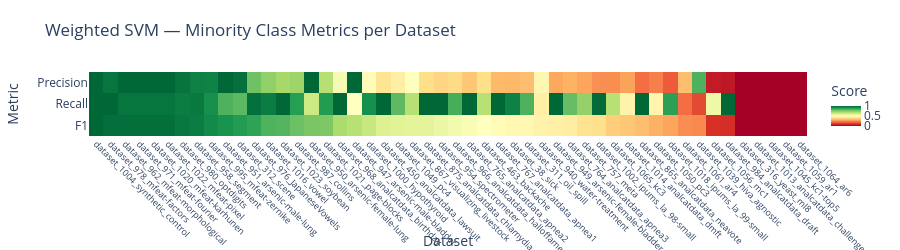
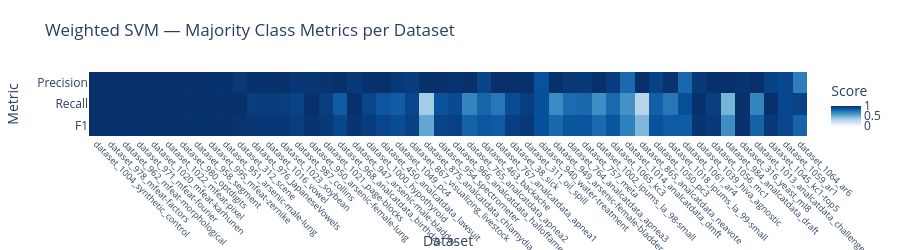
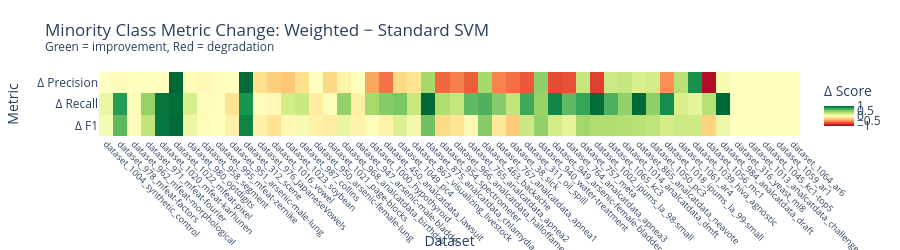

Here is the notebook cell these charts were saved with, in order:
### Markdown cell above
<h1 style="color:#FFBB38; font-weight:bold; font-size:1.6em">5.2.2 Per-Class Metric Breakdown</h1>

### Code cell
import plotly.express as px
import plotly.graph_objects as go

# --- Preparar dados para o heatmap ---
df_heat_std = df_final_results[['Dataset', 'Min_Precision', 'Min_Recall', 'Minority_F1', 'Maj_Precision', 'Maj_Recall', 'Maj_F1']].copy()
df_heat_std['Model'] = 'Standard SVM'

df_heat_w = df_final_results_new[['Dataset', 'Min_Precision', 'Min_Recall', 'Minority_F1', 'Maj_Precision', 'Maj_Recall', 'Maj_F1']].copy()
df_heat_w['Model'] = 'Weighted SVM'

df_heat_std['Dataset'] = df_heat_std['Dataset'].str.replace('.csv', '', regex=False)
df_heat_w['Dataset']   = df_heat_w['Dataset'].str.replace('.csv', '', regex=False)

# Ordenar datasets por Minority F1 do Weighted
order = df_heat_w.sort_values('Minority_F1', ascending=False)['Dataset'].tolist()

df_std_indexed = df_heat_std.set_index('Dataset')
df_w_indexed   = df_heat_w.set_index('Dataset')
common_datasets = [d for d in order if d in df_std_indexed.index and d in df_w_indexed.index]

# --- Heatmap 1: Minority Class — Weighted SVM ---
fig_min = px.imshow(
    df_w_indexed.loc[common_datasets, ['Min_Precision', 'Min_Recall', 'Minority_F1']].T,
    color_continuous_scale='RdYlGn',
    zmin=0, zmax=1,
    aspect='auto',
    title='Weighted SVM — Minority Class Metrics per Dataset',
    labels=dict(x='Dataset', y='Metric', color='Score')
)
fig_min.update_layout(height=250, template='plotly_white')
fig_min.update_xaxes(tickangle=45, tickfont=dict(size=9))
fig_min.update_yaxes(tickvals=[0, 1, 2], ticktext=['Precision', 'Recall', 'F1'])
fig_min.show()

# --- Heatmap 2: Majority Class — Weighted SVM ---
fig_maj = px.imshow(
    df_w_indexed.loc[common_datasets, ['Maj_Precision', 'Maj_Recall', 'Maj_F1']].T,
    color_continuous_scale='Blues',
    zmin=0, zmax=1,
    aspect='auto',
    title='Weighted SVM — Majority Class Metrics per Dataset',
    labels=dict(x='Dataset', y='Metric', color='Score')
)
fig_maj.update_layout(height=250, template='plotly_white')
fig_maj.update_xaxes(tickangle=45, tickfont=dict(size=9))
fig_maj.update_yaxes(tickvals=[0, 1, 2], ticktext=['Precision', 'Recall', 'F1'])
fig_maj.show()

# --- Heatmap 3: Diferença Weighted - Standard ---
df_diff = pd.DataFrame({
    'Δ Precision': df_w_indexed.loc[common_datasets, 'Min_Precision'].values - df_std_indexed.loc[common_datasets, 'Min_Precision'].values,
    'Δ Recall':    df_w_indexed.loc[common_datasets, 'Min_Recall'].values    - df_std_indexed.loc[common_datasets, 'Min_Recall'].values,
    'Δ F1':        df_w_indexed.loc[common_datasets, 'Minority_F1'].values   - df_std_indexed.loc[common_datasets, 'Minority_F1'].values,
}, index=common_datasets)

fig_diff = px.imshow(
    df_diff.T,
    color_continuous_scale='RdYlGn',
    zmin=-1, zmax=1,
    aspect='auto',
    title='Minority Class Metric Change: Weighted − Standard SVM<br><sup>Green = improvement, Red = degradation</sup>',
    labels=dict(x='Dataset', y='Metric', color='Δ Score')
)
fig_diff.update_layout(height=250, template='plotly_white')
fig_diff.update_xaxes(tickangle=45, tickfont=dict(size=9))
fig_diff.show()

### Figure 1 — Plotly figure (JSON) as saved in the notebook; plotly's stock layout.template omitted (floating-point values rounded to 4 significant figures; data arrays with more than 128 entries replaced by an {"elided": "..."} marker saying what was removed)
{"data": [{"coloraxis": "coloraxis", "hovertemplate": "Dataset: %{x}<br>Metric: %{y}<br>Score: %{z}<extra></extra>", "name": "0", "type": "heatmap", "x": ["dataset_1004_synthetic_control", "dataset_978_mfeat-factors", "dataset_962_mfeat-morphological", "dataset_971_mfeat-fourier", "dataset_1020_mfeat-karhunen", "dataset_1022_mfeat-pixel", "dataset_980_optdigits", "dataset_958_segment", "dataset_995_mfeat-zernike", "dataset_951_arsenic-male-lung", "dataset_312_scene", "dataset_976_JapaneseVowels", "dataset_1016_vowel", "dataset_1023_soybean", "dataset_987_collins", "dataset_950_arsenic-female-lung", "dataset_1021_page-blocks", "dataset_968_analcatdata_birthday", "dataset_947_arsenic-male-bladder", "dataset_1000_hypothyroid", "dataset_450_analcatdata_lawsuit", "dataset_1049_pc4", "dataset_867_visualizing_livestock", "dataset_875_analcatdata_chlamydia", "dataset_954_spectrometer", "dataset_966_analcatdata_halloffame", "dataset_765_analcatdata_apnea2", "dataset_463_backache", "dataset_767_analcatdata_apnea1", "dataset_38_sick", "dataset_311_oil_spill", "dataset_940_water-treatment", "dataset_949_arsenic-female-bladder", "dataset_764_analcatdata_apnea3", "dataset_757_meta", "dataset_1002_ipums_la_98-small", "dataset_1065_kc3", "dataset_1014_analcatdata_dmft", "dataset_865_analcatdata_neavote", "dataset_1050_pc3", "dataset_1018_ipums_la_99-small", "dataset_1061_ar4", "dataset_1039_hiva_agnostic", "dataset_1056_mc1", "dataset_984_analcatdata_draft", "dataset_316_yeast_ml8", "dataset_1013_analcatdata_challenger", "dataset_1045_kc1-top5", "dataset_1059_ar1", "dataset_1064_ar6"], "xaxis": "x", "y": ["Min_Precision", "Min_Recall", "Minority_F1"], "yaxis": "y", "z": {"elided": "3x50 float values"}}], "layout": {"coloraxis": {"cmax": 1, "cmin": 0, "colorbar": {"title": {"text": "Score"}}, "colorscale": [[0, "rgb(165,0,38)"], [0.1, "rgb(215,48,39)"], [0.2, "rgb(244,109,67)"], [0.3, "rgb(253,174,97)"], [0.4, "rgb(254,224,139)"], [0.5, "rgb(255,255,191)"], [0.6, "rgb(217,239,139)"], [0.7, "rgb(166,217,106)"], [0.8, "rgb(102,189,99)"], [0.9, "rgb(26,152,80)"], [1, "rgb(0,104,55)"]]}, "height": 250, "title": {"text": "Weighted SVM — Minority Class Metrics per Dataset"}, "xaxis": {"anchor": "y", "domain": [0, 1], "tickangle": 45, "tickfont": {"size": 9}, "title": {"text": "Dataset"}}, "yaxis": {"anchor": "x", "autorange": "reversed", "domain": [0, 1], "ticktext": ["Precision", "Recall", "F1"], "tickvals": [0, 1, 2], "title": {"text": "Metric"}}}}

### Figure 2 — Plotly figure (JSON) as saved in the notebook; plotly's stock layout.template omitted (floating-point values rounded to 4 significant figures; data arrays with more than 128 entries replaced by an {"elided": "..."} marker saying what was removed)
{"data": [{"coloraxis": "coloraxis", "hovertemplate": "Dataset: %{x}<br>Metric: %{y}<br>Score: %{z}<extra></extra>", "name": "0", "type": "heatmap", "x": ["dataset_1004_synthetic_control", "dataset_978_mfeat-factors", "dataset_962_mfeat-morphological", "dataset_971_mfeat-fourier", "dataset_1020_mfeat-karhunen", "dataset_1022_mfeat-pixel", "dataset_980_optdigits", "dataset_958_segment", "dataset_995_mfeat-zernike", "dataset_951_arsenic-male-lung", "dataset_312_scene", "dataset_976_JapaneseVowels", "dataset_1016_vowel", "dataset_1023_soybean", "dataset_987_collins", "dataset_950_arsenic-female-lung", "dataset_1021_page-blocks", "dataset_968_analcatdata_birthday", "dataset_947_arsenic-male-bladder", "dataset_1000_hypothyroid", "dataset_450_analcatdata_lawsuit", "dataset_1049_pc4", "dataset_867_visualizing_livestock", "dataset_875_analcatdata_chlamydia", "dataset_954_spectrometer", "dataset_966_analcatdata_halloffame", "dataset_765_analcatdata_apnea2", "dataset_463_backache", "dataset_767_analcatdata_apnea1", "dataset_38_sick", "dataset_311_oil_spill", "dataset_940_water-treatment", "dataset_949_arsenic-female-bladder", "dataset_764_analcatdata_apnea3", "dataset_757_meta", "dataset_1002_ipums_la_98-small", "dataset_1065_kc3", "dataset_1014_analcatdata_dmft", "dataset_865_analcatdata_neavote", "dataset_1050_pc3", "dataset_1018_ipums_la_99-small", "dataset_1061_ar4", "dataset_1039_hiva_agnostic", "dataset_1056_mc1", "dataset_984_analcatdata_draft", "dataset_316_yeast_ml8", "dataset_1013_analcatdata_challenger", "dataset_1045_kc1-top5", "dataset_1059_ar1", "dataset_1064_ar6"], "xaxis": "x", "y": ["Maj_Precision", "Maj_Recall", "Maj_F1"], "yaxis": "y", "z": {"elided": "3x50 float values"}}], "layout": {"coloraxis": {"cmax": 1, "cmin": 0, "colorbar": {"title": {"text": "Score"}}, "colorscale": [[0, "rgb(247,251,255)"], [0.125, "rgb(222,235,247)"], [0.25, "rgb(198,219,239)"], [0.375, "rgb(158,202,225)"], [0.5, "rgb(107,174,214)"], [0.625, "rgb(66,146,198)"], [0.75, "rgb(33,113,181)"], [0.875, "rgb(8,81,156)"], [1, "rgb(8,48,107)"]]}, "height": 250, "title": {"text": "Weighted SVM — Majority Class Metrics per Dataset"}, "xaxis": {"anchor": "y", "domain": [0, 1], "tickangle": 45, "tickfont": {"size": 9}, "title": {"text": "Dataset"}}, "yaxis": {"anchor": "x", "autorange": "reversed", "domain": [0, 1], "ticktext": ["Precision", "Recall", "F1"], "tickvals": [0, 1, 2], "title": {"text": "Metric"}}}}

### Figure 3 — Plotly figure (JSON) as saved in the notebook; plotly's stock layout.template omitted (floating-point values rounded to 4 significant figures; data arrays with more than 128 entries replaced by an {"elided": "..."} marker saying what was removed)
{"data": [{"coloraxis": "coloraxis", "hovertemplate": "Dataset: %{x}<br>Metric: %{y}<br>Δ Score: %{z}<extra></extra>", "name": "0", "type": "heatmap", "x": ["dataset_1004_synthetic_control", "dataset_978_mfeat-factors", "dataset_962_mfeat-morphological", "dataset_971_mfeat-fourier", "dataset_1020_mfeat-karhunen", "dataset_1022_mfeat-pixel", "dataset_980_optdigits", "dataset_958_segment", "dataset_995_mfeat-zernike", "dataset_951_arsenic-male-lung", "dataset_312_scene", "dataset_976_JapaneseVowels", "dataset_1016_vowel", "dataset_1023_soybean", "dataset_987_collins", "dataset_950_arsenic-female-lung", "dataset_1021_page-blocks", "dataset_968_analcatdata_birthday", "dataset_947_arsenic-male-bladder", "dataset_1000_hypothyroid", "dataset_450_analcatdata_lawsuit", "dataset_1049_pc4", "dataset_867_visualizing_livestock", "dataset_875_analcatdata_chlamydia", "dataset_954_spectrometer", "dataset_966_analcatdata_halloffame", "dataset_765_analcatdata_apnea2", "dataset_463_backache", "dataset_767_analcatdata_apnea1", "dataset_38_sick", "dataset_311_oil_spill", "dataset_940_water-treatment", "dataset_949_arsenic-female-bladder", "dataset_764_analcatdata_apnea3", "dataset_757_meta", "dataset_1002_ipums_la_98-small", "dataset_1065_kc3", "dataset_1014_analcatdata_dmft", "dataset_865_analcatdata_neavote", "dataset_1050_pc3", "dataset_1018_ipums_la_99-small", "dataset_1061_ar4", "dataset_1039_hiva_agnostic", "dataset_1056_mc1", "dataset_984_analcatdata_draft", "dataset_316_yeast_ml8", "dataset_1013_analcatdata_challenger", "dataset_1045_kc1-top5", "dataset_1059_ar1", "dataset_1064_ar6"], "xaxis": "x", "y": ["Δ Precision", "Δ Recall", "Δ F1"], "yaxis": "y", "z": {"elided": "3x50 float values"}}], "layout": {"coloraxis": {"cmax": 1, "cmin": -1, "colorbar": {"title": {"text": "Δ Score"}}, "colorscale": [[0, "rgb(165,0,38)"], [0.1, "rgb(215,48,39)"], [0.2, "rgb(244,109,67)"], [0.3, "rgb(253,174,97)"], [0.4, "rgb(254,224,139)"], [0.5, "rgb(255,255,191)"], [0.6, "rgb(217,239,139)"], [0.7, "rgb(166,217,106)"], [0.8, "rgb(102,189,99)"], [0.9, "rgb(26,152,80)"], [1, "rgb(0,104,55)"]]}, "height": 250, "title": {"text": "Minority Class Metric Change: Weighted − Standard SVM<br><sup>Green = improvement, Red = degradation</sup>"}, "xaxis": {"anchor": "y", "domain": [0, 1], "tickangle": 45, "tickfont": {"size": 9}, "title": {"text": "Dataset"}}, "yaxis": {"anchor": "x", "autorange": "reversed", "domain": [0, 1], "title": {"text": "Metric"}}}}
